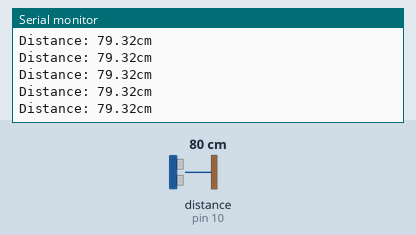
Simulated run of this sketch. Board: Arduino Uno, built with avr-gcc and run on an emulated ATmega328P. On the bench: the last lines printed to the serial monitor. Wiring (inferred from the names in the program): ultrasonic range finder: trigger pin 9; echo pin 10. The inputs (shaded band) are chosen by the test bench; at power-on: distance to the obstacle (sensor on pin 10) 80 cm. The echo pulse lasts 58.3 µs per cm.

Above: at 1.2 s.
1.3 s: distance to the obstacle (sensor on pin 10) set to 120 cm
At 2.4 s:
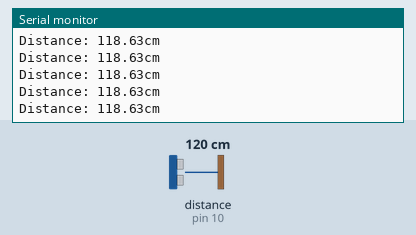
4.3 s: distance to the obstacle (sensor on pin 10) set to 2 cm
At 5.4 s:
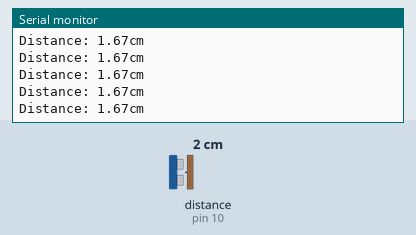
7.3 s: distance to the obstacle (sensor on pin 10) set to 250 cm
At 8.4 s:
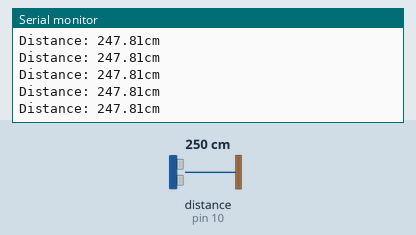
10.3 s: distance to the obstacle (sensor on pin 10) set to 18 cm
At 11.4 s:
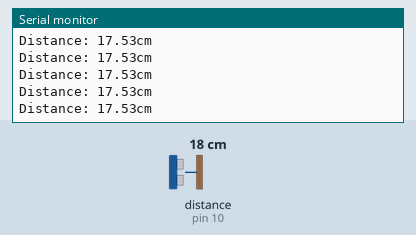
Timing chart, 0 to 13.3 s (numbered marks = the images above; inputs shaded):
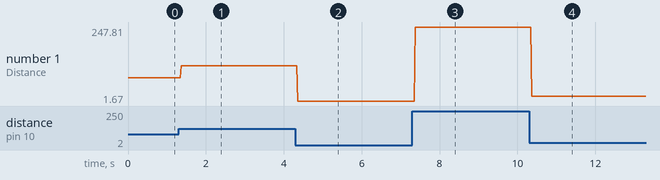

The sketch:

ultrasound_distance_sensor.ino
```cpp
const int trigPin = 9;
const int echoPin = 10;

void setup() {
  pinMode(trigPin, OUTPUT);
  pinMode(echoPin, INPUT);
  Serial.begin(9600);
}

void loop() {

  Serial.print("Distance: ");
  Serial.print(getDistance());
  Serial.println("cm");


}
float getDistance(){
  float duration;
  float distance;

  digitalWrite(trigPin, LOW);
  delayMicroseconds(2);

  digitalWrite(trigPin, HIGH); //trig gives a 10μs pulse
  delayMicroseconds(10);
  digitalWrite(trigPin, LOW);

  duration = pulseIn(echoPin, HIGH); //retrieve the time (v=0.034 cm/μs)
  distance = duration*0.034/2;        //Distance in cm: s = t*0.034/2

  return distance;
}
```

Measured:
- after the input at 1.3 s, the serial monitor: prints a new line after 0.06 s (image 1)
- after the input at 4.3 s, the serial monitor: prints a new line after 0.06 s (image 2)
- after the input at 7.3 s, the serial monitor: prints a new line after 0.07 s (image 3)
- after the input at 10.3 s, the serial monitor: prints a new line after 0.07 s (image 4)
- plotted number 1: 79.32 → 118.63 after the input at 1.3 s, 118.63 → 1.67 after the input at 4.3 s, 1.67 → 247.81 after the input at 7.3 s, 247.81 → 17.53 after the input at 10.3 s
